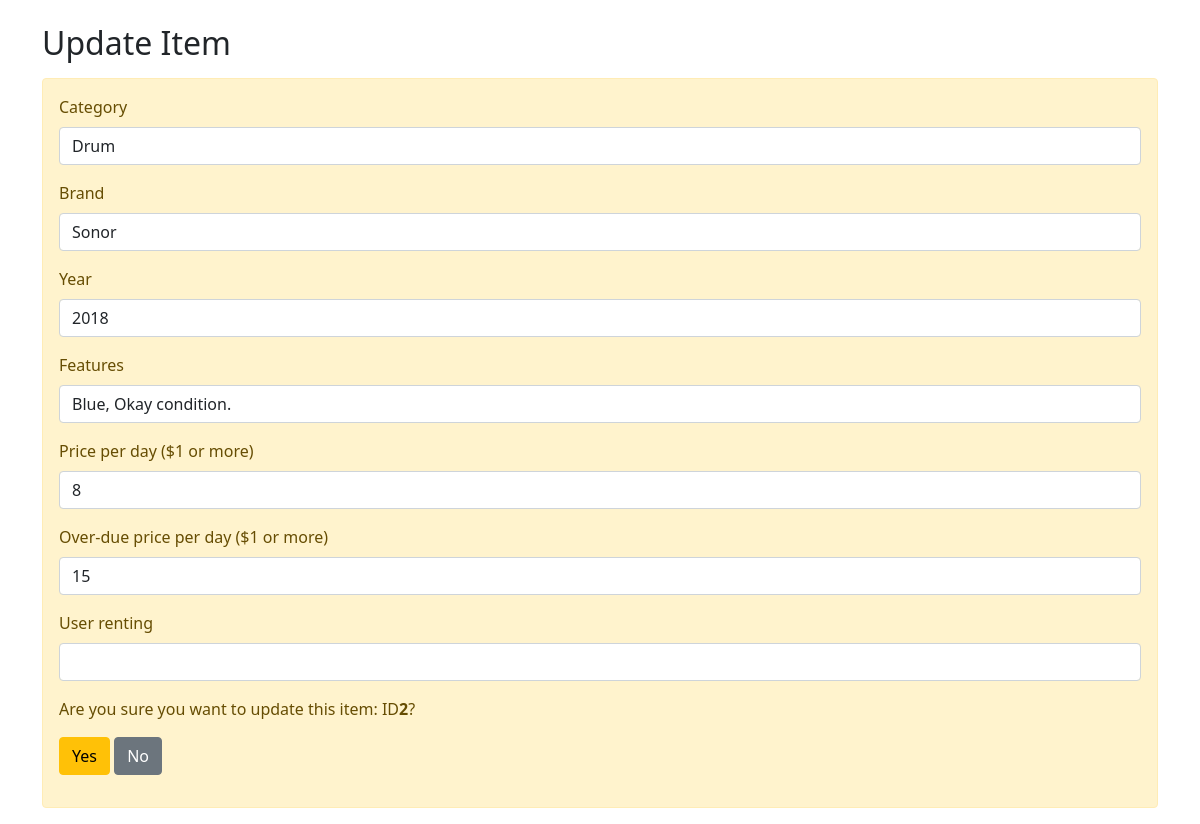
The page /item-update.php?itemID=2 (signed in) on the database its author committed.
### tables this page shows
CREATE TABLE items (
    itemID INT(9) AUTO_INCREMENT,
    category VARCHAR(30) NOT NULL,
    brand VARCHAR(30) NOT NULL,
    yearMade YEAR(4) NOT NULL,
    features VARCHAR(150) NOT NULL,
    pricePerDay INT(6) NOT NULL,
    overduePrice INT(6) NOT NULL,
    available BOOLEAN NOT NULL,
    userID INT(9),
    PRIMARY KEY (itemID),
    FOREIGN KEY (userID) REFERENCES users (userID)
);

### item-update.php (the view, shortened to what this page needs)
<?php
require("./config.php");
$category = $categoryErr = "";
$brand = $brandErr = "";
$year = $yearErr = "";
$features = "";
$price = $priceErr = "";
$overduePrice = $overduePriceErr = "";
$available = "";
$userID = $userIDErr = "";
if ($_SERVER['REQUEST_METHOD'] == 'POST') {
    if (empty(trim($_POST['category']))) {
        $categoryErr = "Please enter a catgory.";
    } else {
        $category = trim($_POST['category']);
    }
    if (empty(trim($_POST['brand']))) {
        $brandErr = "Please enter a brand.";
    } else {
        $brand = trim($_POST['brand']);
    }
    if (empty(trim($_POST['year'])) || intval(trim($_POST['year'])) < 1900 || intval(trim($_POST['year'])) > 2021) {
        $yearErr = "Please enter a year (1900 - 2021).";
    } else {
        $year = trim($_POST['year']);
    }
    if (empty(trim($_POST['features']))) {
        $featuresErr = "Please enter a description.";
    } else {
        $features = trim($_POST['features']);
    }
    if (empty(trim($_POST['price'])) || trim($_POST['price']) < 1 || !is_numeric(trim($_POST['price'])) || !preg_match('/^[0-9]+$/', trim($_POST['price']))) {
        $priceErr = "Please enter a number greater than $1.";
    } else {
        $price = trim($_POST['price']);
    }
    if (empty(trim($_POST['overduePrice'])) || trim($_POST['overduePrice']) < 1 || !is_numeric($_POST['overduePrice']) || !preg_match('/^[0-9]+$/', $_POST['overduePrice'])) {
        $overduePriceErr = "Please enter a number greater than $1.";
    } else {
        $overduePrice = trim($_POST['overduePrice']);
    }
    if (!empty(trim($_POST['userID'])) && preg_match('/^[0-9]+$/', $_POST['userID']) && intval(trim($_POST['userID'])) >= 1) {
        $userID = trim($_POST['userID']);
        $available = FALSE;
    } else if (!empty(trim($_POST['userID'])) && !preg_match('/^[1-9]+$/', $_POST['userID']) && intval(trim($_POST['userID'])) < 1) {
        $userIDErr = "Enter an ID.";
    } else {
        $available = TRUE;
        $userID = NULL;
    }
    if(empty($categoryErr) && empty($brandErr) && empty($yearErr) && empty($priceErr) && empty($overduePriceErr) && empty($userIDErr)){
        $sql = "UPDATE items
        SET category = ?, brand = ?, yearMade = ?, features = ?,
        pricePerDay = ?, overduePrice = ?, available = ?, userID = ?
        WHERE itemID = {$_POST['itemID']}";
        if($stmt = $conn->prepare($sql)) {
            $stmt->bind_param('ssssiiii', $paramCategory, $paramBrand, $paramYear, $paramFeatures, $paramPrice, $paramOP, $paramAvailable, $paramUserID);
            $paramCategory = $category;
            $paramBrand = $brand;
            $paramYear = $year;
            $paramFeatures = $features;
            $paramPrice = $price;
            $paramOP = $overduePrice;
            $paramAvailable = $available;
            $paramUserID = $userID;
            if($stmt->execute()){
                header("location: home.php");
                exit();
            } else{
                echo "Error: {$conn->errno}  {$conn->error}";
            }
            $stmt->close();
        }
    } else {
        if(empty(trim($_GET['itemID']))){
            echo '<a href="./home.php">Please select an item.</a>';
            exit();
        } else {
        }
    }
} else {
    $sql = "SELECT * FROM items WHERE itemID = {$_GET['itemID']}";
    $result = $conn->query($sql);
    if ($result !== FALSE) {
        $row = $result->fetch_assoc();
        $category = $row['category'];
        $brand = $row['brand'];
        $year = $row['yearMade'];
        $features = $row['features'];
        $price = $row['pricePerDay'];
        $overduePrice = $row['overduePrice'];
        $userID = $row['userID'];
    } else {
        echo "Error: {$conn->errno}  {$conn->error}";
    }
}
?>
<html lang="en">
<head>
    <link href="https://cdn.jsdelivr.net/npm/bootstrap@5.0.0/dist/css/bootstrap.min.css" rel="stylesheet">
</head>
<body>
    <div class="wrapper">
        <div class="container">
            <div class="row">
                <div class="col-md-12">
                    <h2 class="mt-4 mb-3">Update Item</h2>
                    <form action="./item-update.php?itemID=<?php echo $_GET['itemID']; ?>" method="post">
                        <div class="alert alert-warning">
                            <div class="mb-3">
                                <label for="exampleInputLastName1" class="form-label">Category</label>
                                <input type="text" class="form-control <?php echo (!empty($categoryErr)) ? 'is-invalid' : ''; ?>" name="category" id="lName" value="<?php echo $category; ?>">
                            </div>
                            <div class="mb-3">
                                <label for="exampleInputLastName1" class="form-label">Brand</label>
                                <input type="text" class="form-control <?php echo (!empty($brandErr)) ? 'is-invalid' : ''; ?>" name="brand" id="lName" value="<?php echo $brand; ?>">
                            </div>
                            <div class="mb-3">
                                <label for="exampleInputLastName1" class="form-label">Year</label>
                                <input type="text" class="form-control <?php echo (!empty($yearErr)) ? 'is-invalid' : ''; ?>" name="year" id="lName" value="<?php echo $year; ?>">
                            </div>
                            <div class="mb-3">
                                <label for="exampleInputLastName1" class="form-label">Features</label>
                                <input type="text" class="form-control <?php echo (!empty($featuresErr)) ? 'is-invalid' : ''; ?>" name="features" id="lName" value="<?php echo $features; ?>">
                            </div>
                            <div class="mb-3">
                                <label for="exampleInputLastName1" class="form-label">Price per day ($1 or more)</label>
                                <input type="text" class="form-control <?php echo (!empty($priceErr)) ? 'is-invalid' : ''; ?>" name="price" id="lName" value="<?php echo $price; ?>">
                            </div>
                            <div class="mb-3">
                                <label for="exampleInputLastName1" class="form-label">Over-due price per day ($1 or more)</label>
                                <input type="text" class="form-control <?php echo (!empty($overduePriceErr)) ? 'is-invalid' : ''; ?>" name="overduePrice" id="lName" value="<?php echo $overduePrice; ?>">
                            </div>
                            <div class="mb-3">
                                <label for="exampleInputLastName1" class="form-label">User renting</label>
                                <input type="text" class="form-control <?php echo (!empty($userIDErr)) ? 'is-invalid' : ''; ?>" name="userID" id="lName" value="<?php echo $userID; ?>">
                            </div>
                            <p>Are you sure you want to update this item: ID<b><?php echo $_GET['itemID']; ?></b>?</p>
                            <p>
                                <input type="submit" value="Yes" class="btn btn-warning">
                                <a href="./home.php" class="btn btn-secondary ml-2">No</a>
                            </p>
                        </div>
                    </form>
                </div>
            </div>
        </div>
    </div>
</body>
</html>

### rows shown on the page
items: category "Drum", brand "Sonor", year "2018", features "Blue, Okay condition.", price "8", overduePrice "15"

### other values the page prints
$_GET['itemID'] "2"
